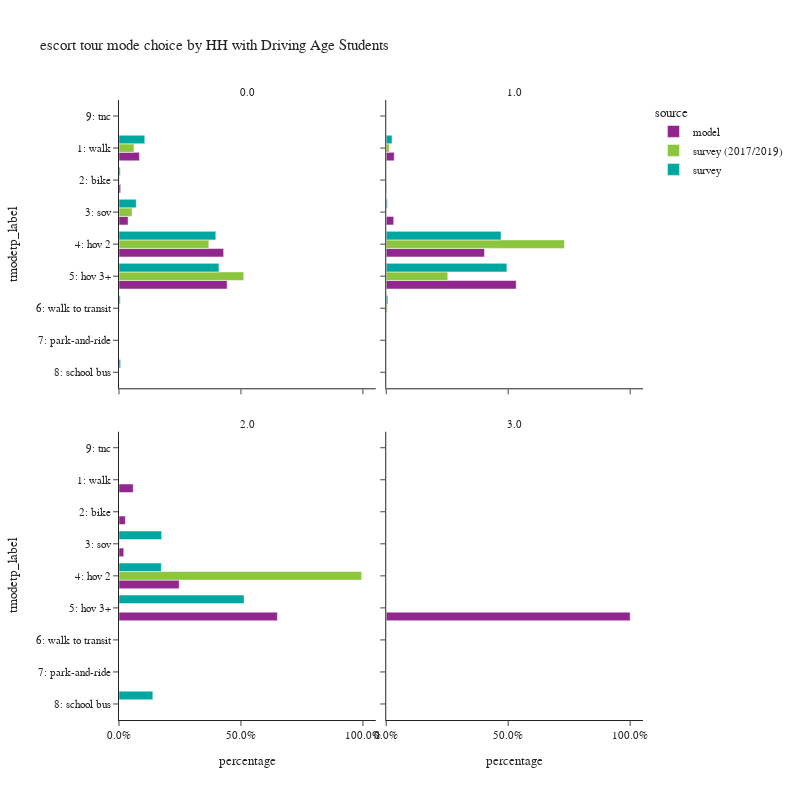

Source (notebook cell):
### Code cell
plot_mode_choice(es_tour,
                 "hhhsc",
                 {
                  "tmodetp_label":["1: walk","2: bike","3: sov","4: hov 2","5: hov 3+","6: walk to transit",
                                   "7: park-and-ride","8: school bus","9: other–survey only"]},
                 "HH with Driving Age Students",2,800)

### Figure 1 — Plotly figure (JSON) as saved in the notebook; plotly's stock layout.template omitted (floating-point values rounded to 4 significant figures)
{"data": [{"alignmentgroup": "True", "customdata": [[539], [44], [240], [2768], [2860]], "hovertemplate": "source=model<br>hhhsc=0.0<br>percentage=%{x}<br>tmodetp_label=%{y}<br>sample count=%{customdata[0]}<extra></extra>", "legendgroup": "model", "marker": {"color": "#91268F", "pattern": {"shape": ""}}, "name": "model", "offsetgroup": "model", "orientation": "h", "showlegend": true, "textposition": "auto", "type": "bar", "x": [0.08355, 0.006821, 0.0372, 0.4291, 0.4433], "xaxis": "x3", "y": ["1: walk", "2: bike", "3: sov", "4: hov 2", "5: hov 3+"], "yaxis": "y3"}, {"alignmentgroup": "True", "customdata": [[31], [1], [29], [381], [504]], "hovertemplate": "source=model<br>hhhsc=1.0<br>percentage=%{x}<br>tmodetp_label=%{y}<br>sample count=%{customdata[0]}<extra></extra>", "legendgroup": "model", "marker": {"color": "#91268F", "pattern": {"shape": ""}}, "name": "model", "offsetgroup": "model", "orientation": "h", "showlegend": false, "textposition": "auto", "type": "bar", "x": [0.03277, 0.001057, 0.03066, 0.4027, 0.5328], "xaxis": "x4", "y": ["1: walk", "2: bike", "3: sov", "4: hov 2", "5: hov 3+"], "yaxis": "y4"}, {"alignmentgroup": "True", "customdata": [[9], [4], [3], [38], [100]], "hovertemplate": "source=model<br>hhhsc=2.0<br>percentage=%{x}<br>tmodetp_label=%{y}<br>sample count=%{customdata[0]}<extra></extra>", "legendgroup": "model", "marker": {"color": "#91268F", "pattern": {"shape": ""}}, "name": "model", "offsetgroup": "model", "orientation": "h", "showlegend": false, "textposition": "auto", "type": "bar", "x": [0.05844, 0.02597, 0.01948, 0.2468, 0.6494], "xaxis": "x", "y": ["1: walk", "2: bike", "3: sov", "4: hov 2", "5: hov 3+"], "yaxis": "y"}, {"alignmentgroup": "True", "customdata": [[1]], "hovertemplate": "source=model<br>hhhsc=3.0<br>percentage=%{x}<br>tmodetp_label=%{y}<br>sample count=%{customdata[0]}<extra></extra>", "legendgroup": "model", "marker": {"color": "#91268F", "pattern": {"shape": ""}}, "name": "model", "offsetgroup": "model", "orientation": "h", "showlegend": false, "textposition": "auto", "type": "bar", "x": [1.0], "xaxis": "x2", "y": ["5: hov 3+"], "yaxis": "y2"}, {"alignmentgroup": "True", "customdata": [[96], [8], [27], [303], [270], [12], [1]], "hovertemplate": "source=survey (2017/2019)<br>hhhsc=0.0<br>percentage=%{x}<br>tmodetp_label=%{y}<br>sample count=%{customdata[0]}<extra></extra>", "legendgroup": "survey (2017/2019)", "marker": {"color": "#8CC63E", "pattern": {"shape": ""}}, "name": "survey (2017/2019)", "offsetgroup": "survey (2017/2019)", "orientation": "h", "showlegend": true, "textposition": "auto", "type": "bar", "x": [0.06167, 0.002364, 0.0534, 0.3684, 0.5113, 0.002835, 3.849e-05], "xaxis": "x3", "y": ["1: walk", "2: bike", "3: sov", "4: hov 2", "5: hov 3+", "6: walk to transit", "9: tnc"], "yaxis": "y3"}, {"alignmentgroup": "True", "customdata": [[3], [1], [41], [21], [1]], "hovertemplate": "source=survey (2017/2019)<br>hhhsc=1.0<br>percentage=%{x}<br>tmodetp_label=%{y}<br>sample count=%{customdata[0]}<extra></extra>", "legendgroup": "survey (2017/2019)", "marker": {"color": "#8CC63E", "pattern": {"shape": ""}}, "name": "survey (2017/2019)", "offsetgroup": "survey (2017/2019)", "orientation": "h", "showlegend": false, "textposition": "auto", "type": "bar", "x": [0.01242, 5.044e-05, 0.7307, 0.2523, 0.004576], "xaxis": "x4", "y": ["1: walk", "3: sov", "4: hov 2", "5: hov 3+", "6: walk to transit"], "yaxis": "y4"}, {"alignmentgroup": "True", "customdata": [[1], [11], [1]], "hovertemplate": "source=survey (2017/2019)<br>hhhsc=2.0<br>percentage=%{x}<br>tmodetp_label=%{y}<br>sample count=%{customdata[0]}<extra></extra>", "legendgroup": "survey (2017/2019)", "marker": {"color": "#8CC63E", "pattern": {"shape": ""}}, "name": "survey (2017/2019)", "offsetgroup": "survey (2017/2019)", "orientation": "h", "showlegend": false, "textposition": "auto", "type": "bar", "x": [0.00256, 0.9949, 0.00256], "xaxis": "x", "y": ["3: sov", "4: hov 2", "5: hov 3+"], "yaxis": "y"}, {"alignmentgroup": "True", "customdata": [[85], [14], [48], [280], [245], [12], [5]], "hovertemplate": "source=survey<br>hhhsc=0.0<br>percentage=%{x}<br>tmodetp_label=%{y}<br>sample count=%{customdata[0]}<extra></extra>", "legendgroup": "survey", "marker": {"color": "#00A7A0", "pattern": {"shape": ""}}, "name": "survey", "offsetgroup": "survey", "orientation": "h", "showlegend": true, "textposition": "auto", "type": "bar", "x": [0.1056, 0.005237, 0.07085, 0.3969, 0.4098, 0.005077, 0.006649], "xaxis": "x3", "y": ["1: walk", "2: bike", "3: sov", "4: hov 2", "5: hov 3+", "6: walk to transit", "8: school bus"], "yaxis": "y3"}, {"alignmentgroup": "True", "customdata": [[2], [1], [28], [16], [1]], "hovertemplate": "source=survey<br>hhhsc=1.0<br>percentage=%{x}<br>tmodetp_label=%{y}<br>sample count=%{customdata[0]}<extra></extra>", "legendgroup": "survey", "marker": {"color": "#00A7A0", "pattern": {"shape": ""}}, "name": "survey", "offsetgroup": "survey", "orientation": "h", "showlegend": false, "textposition": "auto", "type": "bar", "x": [0.02366, 0.004702, 0.4706, 0.4945, 0.006534], "xaxis": "x4", "y": ["1: walk", "3: sov", "4: hov 2", "5: hov 3+", "6: walk to transit"], "yaxis": "y4"}, {"alignmentgroup": "True", "customdata": [[1], [2], [5], [1]], "hovertemplate": "source=survey<br>hhhsc=2.0<br>percentage=%{x}<br>tmodetp_label=%{y}<br>sample count=%{customdata[0]}<extra></extra>", "legendgroup": "survey", "marker": {"color": "#00A7A0", "pattern": {"shape": ""}}, "name": "survey", "offsetgroup": "survey", "orientation": "h", "showlegend": false, "textposition": "auto", "type": "bar", "x": [0.1751, 0.1737, 0.5125, 0.1387], "xaxis": "x", "y": ["3: sov", "4: hov 2", "5: hov 3+", "8: school bus"], "yaxis": "y"}], "layout": {"annotations": [{"font": {}, "showarrow": false, "text": "2.0", "x": 0.245, "xanchor": "center", "xref": "paper", "y": 0.465, "yanchor": "bottom", "yref": "paper"}, {"font": {}, "showarrow": false, "text": "3.0", "x": 0.755, "xanchor": "center", "xref": "paper", "y": 0.465, "yanchor": "bottom", "yref": "paper"}, {"font": {}, "showarrow": false, "text": "0.0", "x": 0.245, "xanchor": "center", "xref": "paper", "y": 1.0, "yanchor": "bottom", "yref": "paper"}, {"font": {}, "showarrow": false, "text": "1.0", "x": 0.755, "xanchor": "center", "xref": "paper", "y": 1.0, "yanchor": "bottom", "yref": "paper"}], "barmode": "group", "height": 800, "legend": {"title": {"text": "source"}, "tracegroupgap": 0}, "title": {"text": "escort tour mode choice by HH with Driving Age Students"}, "width": 800, "xaxis": {"anchor": "y", "domain": [0.0, 0.49], "tickformat": ".1%", "title": {"text": "percentage"}}, "xaxis2": {"anchor": "y2", "domain": [0.51, 1.0], "matches": "x", "tickformat": ".1%", "title": {"text": "percentage"}}, "xaxis3": {"anchor": "y3", "domain": [0.0, 0.49], "matches": "x", "showticklabels": false, "tickformat": ".1%"}, "xaxis4": {"anchor": "y4", "domain": [0.51, 1.0], "matches": "x", "showticklabels": false, "tickformat": ".1%"}, "yaxis": {"anchor": "x", "categoryarray": ["9: other–survey only", "8: school bus", "7: park-and-ride", "6: walk to transit", "5: hov 3+", "4: hov 2", "3: sov", "2: bike", "1: walk"], "categoryorder": "array", "domain": [0.0, 0.465], "title": {"text": "tmodetp_label"}}, "yaxis2": {"anchor": "x2", "domain": [0.0, 0.465], "matches": "y", "showticklabels": false}, "yaxis3": {"anchor": "x3", "categoryarray": ["9: other–survey only", "8: school bus", "7: park-and-ride", "6: walk to transit", "5: hov 3+", "4: hov 2", "3: sov", "2: bike", "1: walk"], "categoryorder": "array", "domain": [0.535, 1.0], "matches": "y", "title": {"text": "tmodetp_label"}}, "yaxis4": {"anchor": "x4", "domain": [0.535, 1.0], "matches": "y", "showticklabels": false}}}
